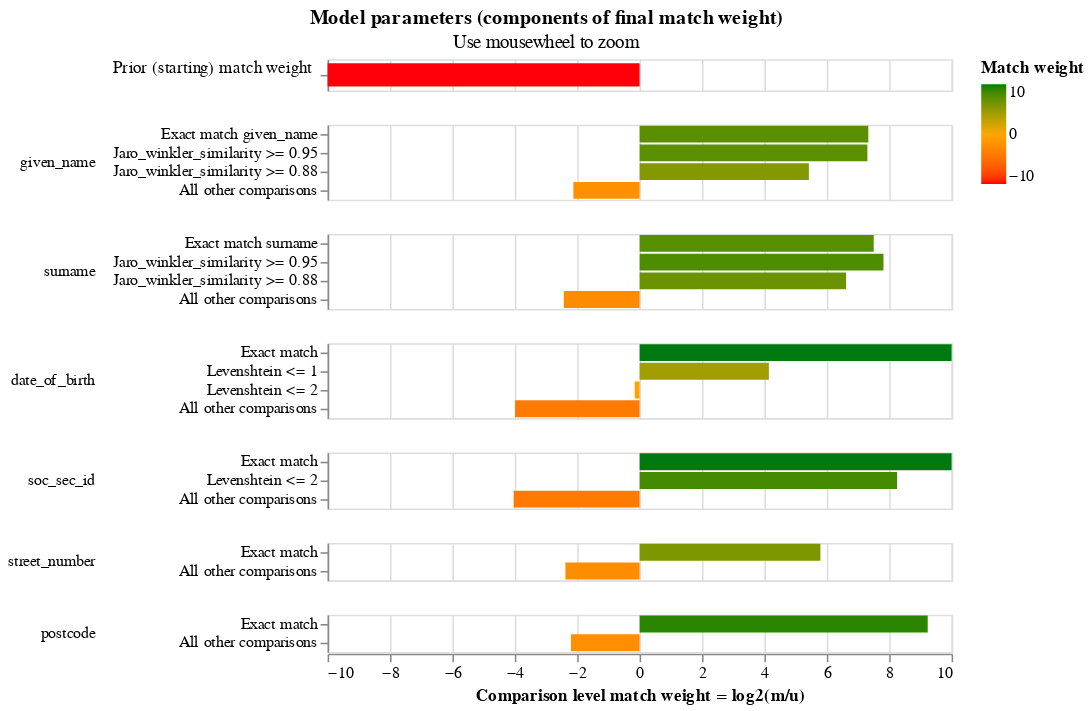

Source (notebook cell):
### Code cell
linker.match_weights_chart()

### Figure 1 — Vega-Lite specification as saved in the notebook (floating-point values rounded to 4 significant figures)
{"$schema": "https://vega.github.io/schema/vega-lite/v5.2.json", "config": {"header": {"title": null}, "mark": {"tooltip": null}, "title": {"anchor": "middle"}, "view": {"height": 60, "width": 400}}, "data": {"values": [{"bayes_factor": 0.0005268, "bayes_factor_description": "The probability that two random records drawn at random match is 0.001 or one in  1,899.3 records.This is equivalent to a starting match weight of -10.891.", "comparison_name": "probability_two_random_records_match", "comparison_sort_order": -1, "comparison_vector_value": 0, "has_tf_adjustments": false, "is_null_level": false, "label_for_charts": "", "log2_bayes_factor": -10.89, "m_probability": null, "m_probability_description": null, "max_comparison_vector_value": 0, "probability_two_random_records_match": 0.0005265, "sql_condition": null, "tf_adjustment_column": null, "tf_adjustment_weight": null, "u_probability": null, "u_probability_description": null}, {"bayes_factor": 161.0, "bayes_factor_description": "If comparison level is `exact match given_name` then comparison is 161.03 times more likely to be a match", "comparison_name": "given_name", "comparison_sort_order": 0, "comparison_vector_value": 3, "has_tf_adjustments": true, "is_null_level": false, "label_for_charts": "Exact match given_name", "log2_bayes_factor": 7.331, "m_probability": 0.5924, "m_probability_description": "Amongst matching record comparisons, 59.24% of records are in the exact match given_name comparison level", "max_comparison_vector_value": 3, "probability_two_random_records_match": 0.0005265, "sql_condition": "\"given_name_l\" = \"given_name_r\"", "tf_adjustment_column": "given_name", "tf_adjustment_weight": 1, "u_probability": 0.003679, "u_probability_description": "Amongst non-matching record comparisons, 0.37% of records are in the exact match given_name comparison level"}, {"bayes_factor": 157.7, "bayes_factor_description": "If comparison level is `jaro_winkler_similarity >= 0.95` then comparison is 157.67 times more likely to be a match", "comparison_name": "given_name", "comparison_sort_order": 0, "comparison_vector_value": 2, "has_tf_adjustments": false, "is_null_level": false, "label_for_charts": "Jaro_winkler_similarity >= 0.95", "log2_bayes_factor": 7.301, "m_probability": 0.102, "m_probability_description": "Amongst matching record comparisons, 10.20% of records are in the jaro_winkler_similarity >= 0.95 comparison level", "max_comparison_vector_value": 3, "probability_two_random_records_match": 0.0005265, "sql_condition": "jaro_winkler_similarity(\"given_name_l\", \"given_name_r\") >= 0.95", "tf_adjustment_column": null, "tf_adjustment_weight": 1, "u_probability": 0.000647, "u_probability_description": "Amongst non-matching record comparisons, 0.06% of records are in the jaro_winkler_similarity >= 0.95 comparison level"}, {"bayes_factor": 42.98, "bayes_factor_description": "If comparison level is `jaro_winkler_similarity >= 0.88` then comparison is 42.98 times more likely to be a match", "comparison_name": "given_name", "comparison_sort_order": 0, "comparison_vector_value": 1, "has_tf_adjustments": false, "is_null_level": false, "label_for_charts": "Jaro_winkler_similarity >= 0.88", "log2_bayes_factor": 5.426, "m_probability": 0.07742, "m_probability_description": "Amongst matching record comparisons, 7.74% of records are in the jaro_winkler_similarity >= 0.88 comparison level", "max_comparison_vector_value": 3, "probability_two_random_records_match": 0.0005265, "sql_condition": "jaro_winkler_similarity(\"given_name_l\", \"given_name_r\") >= 0.88", "tf_adjustment_column": null, "tf_adjustment_weight": 1, "u_probability": 0.001801, "u_probability_description": "Amongst non-matching record comparisons, 0.18% of records are in the jaro_winkler_similarity >= 0.88 comparison level"}, {"bayes_factor": 0.2296, "bayes_factor_description": "If comparison level is `all other comparisons` then comparison is  4.36 times less likely to be a match", "comparison_name": "given_name", "comparison_sort_order": 0, "comparison_vector_value": 0, "has_tf_adjustments": false, "is_null_level": false, "label_for_charts": "All other comparisons", "log2_bayes_factor": -2.123, "m_probability": 0.2282, "m_probability_description": "Amongst matching record comparisons, 22.82% of records are in the all other comparisons comparison level", "max_comparison_vector_value": 3, "probability_two_random_records_match": 0.0005265, "sql_condition": "ELSE", "tf_adjustment_column": null, "tf_adjustment_weight": 1, "u_probability": 0.9939, "u_probability_description": "Amongst non-matching record comparisons, 99.39% of records are in the all other comparisons comparison level"}, {"bayes_factor": 181.5, "bayes_factor_description": "If comparison level is `exact match surname` then comparison is 181.47 times more likely to be a match", "comparison_name": "surname", "comparison_sort_order": 1, "comparison_vector_value": 3, "has_tf_adjustments": true, "is_null_level": false, "label_for_charts": "Exact match surname", "log2_bayes_factor": 7.504, "m_probability": 0.5743, "m_probability_description": "Amongst matching record comparisons, 57.43% of records are in the exact match surname comparison level", "max_comparison_vector_value": 3, "probability_two_random_records_match": 0.0005265, "sql_condition": "\"surname_l\" = \"surname_r\"", "tf_adjustment_column": "surname", "tf_adjustment_weight": 1, "u_probability": 0.003165, "u_probability_description": "Amongst non-matching record comparisons, 0.32% of records are in the exact match surname comparison level"}, {"bayes_factor": 225.4, "bayes_factor_description": "If comparison level is `jaro_winkler_similarity >= 0.95` then comparison is 225.41 times more likely to be a match", "comparison_name": "surname", "comparison_sort_order": 1, "comparison_vector_value": 2, "has_tf_adjustments": false, "is_null_level": false, "label_for_charts": "Jaro_winkler_similarity >= 0.95", "log2_bayes_factor": 7.816, "m_probability": 0.1554, "m_probability_description": "Amongst matching record comparisons, 15.54% of records are in the jaro_winkler_similarity >= 0.95 comparison level", "max_comparison_vector_value": 3, "probability_two_random_records_match": 0.0005265, "sql_condition": "jaro_winkler_similarity(\"surname_l\", \"surname_r\") >= 0.95", "tf_adjustment_column": null, "tf_adjustment_weight": 1, "u_probability": 0.0006894, "u_probability_description": "Amongst non-matching record comparisons, 0.07% of records are in the jaro_winkler_similarity >= 0.95 comparison level"}, {"bayes_factor": 98.17, "bayes_factor_description": "If comparison level is `jaro_winkler_similarity >= 0.88` then comparison is 98.17 times more likely to be a match", "comparison_name": "surname", "comparison_sort_order": 1, "comparison_vector_value": 1, "has_tf_adjustments": false, "is_null_level": false, "label_for_charts": "Jaro_winkler_similarity >= 0.88", "log2_bayes_factor": 6.617, "m_probability": 0.08562, "m_probability_description": "Amongst matching record comparisons, 8.56% of records are in the jaro_winkler_similarity >= 0.88 comparison level", "max_comparison_vector_value": 3, "probability_two_random_records_match": 0.0005265, "sql_condition": "jaro_winkler_similarity(\"surname_l\", \"surname_r\") >= 0.88", "tf_adjustment_column": null, "tf_adjustment_weight": 1, "u_probability": 0.0008722, "u_probability_description": "Amongst non-matching record comparisons, 0.09% of records are in the jaro_winkler_similarity >= 0.88 comparison level"}, {"bayes_factor": 0.1855, "bayes_factor_description": "If comparison level is `all other comparisons` then comparison is  5.39 times less likely to be a match", "comparison_name": "surname", "comparison_sort_order": 1, "comparison_vector_value": 0, "has_tf_adjustments": false, "is_null_level": false, "label_for_charts": "All other comparisons", "log2_bayes_factor": -2.43, "m_probability": 0.1847, "m_probability_description": "Amongst matching record comparisons, 18.47% of records are in the all other comparisons comparison level", "max_comparison_vector_value": 3, "probability_two_random_records_match": 0.0005265, "sql_condition": "ELSE", "tf_adjustment_column": null, "tf_adjustment_weight": 1, "u_probability": 0.9953, "u_probability_description": "Amongst non-matching record comparisons, 99.53% of records are in the all other comparisons comparison level"}, {"bayes_factor": 1907.0, "bayes_factor_description": "If comparison level is `exact match` then comparison is 1,906.76 times more likely to be a match", "comparison_name": "date_of_birth", "comparison_sort_order": 2, "comparison_vector_value": 3, "has_tf_adjustments": false, "is_null_level": false, "label_for_charts": "Exact match", "log2_bayes_factor": 10.9, "m_probability": 0.9096, "m_probability_description": "Amongst matching record comparisons, 90.96% of records are in the exact match comparison level", "max_comparison_vector_value": 3, "probability_two_random_records_match": 0.0005265, "sql_condition": "\"date_of_birth_l\" = \"date_of_birth_r\"", "tf_adjustment_column": null, "tf_adjustment_weight": 1, "u_probability": 0.000477, "u_probability_description": "Amongst non-matching record comparisons, 0.05% of records are in the exact match comparison level"}, {"bayes_factor": 17.67, "bayes_factor_description": "If comparison level is `levenshtein <= 1` then comparison is 17.67 times more likely to be a match", "comparison_name": "date_of_birth", "comparison_sort_order": 2, "comparison_vector_value": 2, "has_tf_adjustments": false, "is_null_level": false, "label_for_charts": "Levenshtein <= 1", "log2_bayes_factor": 4.143, "m_probability": 0.01691, "m_probability_description": "Amongst matching record comparisons, 1.69% of records are in the levenshtein <= 1 comparison level", "max_comparison_vector_value": 3, "probability_two_random_records_match": 0.0005265, "sql_condition": "levenshtein(\"date_of_birth_l\", \"date_of_birth_r\") <= 1", "tf_adjustment_column": null, "tf_adjustment_weight": 1, "u_probability": 0.0009573, "u_probability_description": "Amongst non-matching record comparisons, 0.10% of records are in the levenshtein <= 1 comparison level"}, {"bayes_factor": 0.8966, "bayes_factor_description": "If comparison level is `levenshtein <= 2` then comparison is  1.12 times less likely to be a match", "comparison_name": "date_of_birth", "comparison_sort_order": 2, "comparison_vector_value": 1, "has_tf_adjustments": false, "is_null_level": false, "label_for_charts": "Levenshtein <= 2", "log2_bayes_factor": -0.1575, "m_probability": 0.01152, "m_probability_description": "Amongst matching record comparisons, 1.15% of records are in the levenshtein <= 2 comparison level", "max_comparison_vector_value": 3, "probability_two_random_records_match": 0.0005265, "sql_condition": "levenshtein(\"date_of_birth_l\", \"date_of_birth_r\") <= 2", "tf_adjustment_column": null, "tf_adjustment_weight": 1, "u_probability": 0.01285, "u_probability_description": "Amongst non-matching record comparisons, 1.28% of records are in the levenshtein <= 2 comparison level"}, {"bayes_factor": 0.06287, "bayes_factor_description": "If comparison level is `all other comparisons` then comparison is  15.90 times less likely to be a match", "comparison_name": "date_of_birth", "comparison_sort_order": 2, "comparison_vector_value": 0, "has_tf_adjustments": false, "is_null_level": false, "label_for_charts": "All other comparisons", "log2_bayes_factor": -3.991, "m_probability": 0.06198, "m_probability_description": "Amongst matching record comparisons, 6.20% of records are in the all other comparisons comparison level", "max_comparison_vector_value": 3, "probability_two_random_records_match": 0.0005265, "sql_condition": "ELSE", "tf_adjustment_column": null, "tf_adjustment_weight": 1, "u_probability": 0.9857, "u_probability_description": "Amongst non-matching record comparisons, 98.57% of records are in the all other comparisons comparison level"}, {"bayes_factor": 2079.0, "bayes_factor_description": "If comparison level is `exact match` then comparison is 2,079.30 times more likely to be a match", "comparison_name": "soc_sec_id", "comparison_sort_order": 3, "comparison_vector_value": 2, "has_tf_adjustments": false, "is_null_level": false, "label_for_charts": "Exact match", "log2_bayes_factor": 11.02, "m_probability": 0.8599, "m_probability_description": "Amongst matching record comparisons, 85.99% of records are in the exact match comparison level", "max_comparison_vector_value": 2, "probability_two_random_records_match": 0.0005265, "sql_condition": "\"soc_sec_id_l\" = \"soc_sec_id_r\"", "tf_adjustment_column": null, "tf_adjustment_weight": 1, "u_probability": 0.0004136, "u_probability_description": "Amongst non-matching record comparisons, 0.04% of records are in the exact match comparison level"}, {"bayes_factor": 305.2, "bayes_factor_description": "If comparison level is `levenshtein <= 2` then comparison is 305.23 times more likely to be a match", "comparison_name": "soc_sec_id", "comparison_sort_order": 3, "comparison_vector_value": 1, "has_tf_adjustments": false, "is_null_level": false, "label_for_charts": "Levenshtein <= 2", "log2_bayes_factor": 8.254, "m_probability": 0.07923, "m_probability_description": "Amongst matching record comparisons, 7.92% of records are in the levenshtein <= 2 comparison level", "max_comparison_vector_value": 2, "probability_two_random_records_match": 0.0005265, "sql_condition": "levenshtein(\"soc_sec_id_l\", \"soc_sec_id_r\") <= 2", "tf_adjustment_column": null, "tf_adjustment_weight": 1, "u_probability": 0.0002596, "u_probability_description": "Amongst non-matching record comparisons, 0.03% of records are in the levenshtein <= 2 comparison level"}, {"bayes_factor": 0.06091, "bayes_factor_description": "If comparison level is `all other comparisons` then comparison is  16.42 times less likely to be a match", "comparison_name": "soc_sec_id", "comparison_sort_order": 3, "comparison_vector_value": 0, "has_tf_adjustments": false, "is_null_level": false, "label_for_charts": "All other comparisons", "log2_bayes_factor": -4.037, "m_probability": 0.06087, "m_probability_description": "Amongst matching record comparisons, 6.09% of records are in the all other comparisons comparison level", "max_comparison_vector_value": 2, "probability_two_random_records_match": 0.0005265, "sql_condition": "ELSE", "tf_adjustment_column": null, "tf_adjustment_weight": 1, "u_probability": 0.9993, "u_probability_description": "Amongst non-matching record comparisons, 99.93% of records are in the all other comparisons comparison level"}, {"bayes_factor": 55.53, "bayes_factor_description": "If comparison level is `exact match` then comparison is 55.53 times more likely to be a match", "comparison_name": "street_number", "comparison_sort_order": 4, "comparison_vector_value": 1, "has_tf_adjustments": true, "is_null_level": false, "label_for_charts": "Exact match", "log2_bayes_factor": 5.795, "m_probability": 0.8104, "m_probability_description": "Amongst matching record comparisons, 81.04% of records are in the exact match comparison level", "max_comparison_vector_value": 1, "probability_two_random_records_match": 0.0005265, "sql_condition": "\"street_number_l\" = \"street_number_r\"", "tf_adjustment_column": "street_number", "tf_adjustment_weight": 1, "u_probability": 0.01459, "u_probability_description": "Amongst non-matching record comparisons, 1.46% of records are in the exact match comparison level"}, {"bayes_factor": 0.1924, "bayes_factor_description": "If comparison level is `all other comparisons` then comparison is  5.20 times less likely to be a match", "comparison_name": "street_number", "comparison_sort_order": 4, "comparison_vector_value": 0, "has_tf_adjustments": false, "is_null_level": false, "label_for_charts": "All other comparisons", "log2_bayes_factor": -2.378, "m_probability": 0.1896, "m_probability_description": "Amongst matching record comparisons, 18.96% of records are in the all other comparisons comparison level", "max_comparison_vector_value": 1, "probability_two_random_records_match": 0.0005265, "sql_condition": "ELSE", "tf_adjustment_column": null, "tf_adjustment_weight": 1, "u_probability": 0.9854, "u_probability_description": "Amongst non-matching record comparisons, 98.54% of records are in the all other comparisons comparison level"}, {"bayes_factor": 602.2, "bayes_factor_description": "If comparison level is `exact match` then comparison is 602.18 times more likely to be a match", "comparison_name": "postcode", "comparison_sort_order": 5, "comparison_vector_value": 1, "has_tf_adjustments": true, "is_null_level": false, "label_for_charts": "Exact match", "log2_bayes_factor": 9.234, "m_probability": 0.7828, "m_probability_description": "Amongst matching record comparisons, 78.28% of records are in the exact match comparison level", "max_comparison_vector_value": 1, "probability_two_random_records_match": 0.0005265, "sql_condition": "\"postcode_l\" = \"postcode_r\"", "tf_adjustment_column": "postcode", "tf_adjustment_weight": 1, "u_probability": 0.0013, "u_probability_description": "Amongst non-matching record comparisons, 0.13% of records are in the exact match comparison level"}, {"bayes_factor": 0.2175, "bayes_factor_description": "If comparison level is `all other comparisons` then comparison is  4.60 times less likely to be a match", "comparison_name": "postcode", "comparison_sort_order": 5, "comparison_vector_value": 0, "has_tf_adjustments": false, "is_null_level": false, "label_for_charts": "All other comparisons", "log2_bayes_factor": -2.201, "m_probability": 0.2172, "m_probability_description": "Amongst matching record comparisons, 21.72% of records are in the all other comparisons comparison level", "max_comparison_vector_value": 1, "probability_two_random_records_match": 0.0005265, "sql_condition": "ELSE", "tf_adjustment_column": null, "tf_adjustment_weight": 1, "u_probability": 0.9987, "u_probability_description": "Amongst non-matching record comparisons, 99.87% of records are in the all other comparisons comparison level"}]}, "resolve": {"axis": {"y": "independent"}, "scale": {"y": "independent"}}, "selection": {"zoom_selector": {"bind": "scales", "encodings": ["x"], "type": "interval"}}, "title": {"subtitle": "Use mousewheel to zoom", "text": "Model parameters (components of final match weight)"}, "vconcat": [{"encoding": {"color": {"field": "log2_bayes_factor", "scale": {"domain": [-10, 0, 10], "range": ["red", "orange", "green"]}, "title": "Match weight", "type": "quantitative"}, "tooltip": [{"field": "comparison_name", "title": "Comparison name", "type": "nominal"}, {"field": "probability_two_random_records_match", "format": ".4f", "title": "Probability two random records match", "type": "nominal"}, {"field": "log2_bayes_factor", "format": ",.4f", "title": "Equivalent match weight", "type": "quantitative"}, {"field": "bayes_factor_description", "title": "Match weight description", "type": "nominal"}], "x": {"axis": {"domain": false, "labels": false, "ticks": false, "title": ""}, "field": "log2_bayes_factor", "scale": {"domain": [-10, 10]}, "type": "quantitative"}, "y": {"axis": {"title": "Prior (starting) match weight", "titleAlign": "right", "titleAngle": 0, "titleFontWeight": "normal"}, "field": "label_for_charts", "sort": {"field": "comparison_vector_value", "order": "descending"}, "type": "nominal"}}, "height": 20, "mark": {"clip": true, "height": 15, "type": "bar"}, "selection": {"zoom_selector": {"bind": "scales", "encodings": ["x"], "type": "interval"}}, "transform": [{"filter": "(datum.comparison_name == 'probability_two_random_records_match')"}]}, {"encoding": {"color": {"field": "log2_bayes_factor", "scale": {"domain": [-10, 0, 10], "range": ["red", "orange", "green"]}, "title": "Match weight", "type": "quantitative"}, "row": {"field": "comparison_name", "header": {"labelAlign": "left", "labelAnchor": "middle", "labelAngle": 0}, "sort": {"field": "comparison_sort_order"}, "type": "nominal"}, "tooltip": [{"field": "comparison_name", "title": "Comparison name", "type": "nominal"}, {"field": "label_for_charts", "title": "Label", "type": "ordinal"}, {"field": "sql_condition", "title": "SQL condition", "type": "nominal"}, {"field": "m_probability", "format": ".4f", "title": "M probability", "type": "quantitative"}, {"field": "u_probability", "format": ".4f", "title": "U probability", "type": "quantitative"}, {"field": "bayes_factor", "format": ",.4f", "title": "Bayes factor = m/u", "type": "quantitative"}, {"field": "log2_bayes_factor", "format": ",.4f", "title": "Match weight = log2(m/u)", "type": "quantitative"}, {"field": "bayes_factor_description", "title": "Match weight description", "type": "nominal"}], "x": {"axis": {"title": "Comparison level match weight = log2(m/u)"}, "field": "log2_bayes_factor", "scale": {"domain": [-10, 10]}, "type": "quantitative"}, "y": {"axis": {"title": null}, "field": "label_for_charts", "sort": {"field": "comparison_vector_value", "order": "descending"}, "type": "nominal"}}, "height": {"step": 12}, "mark": {"clip": true, "type": "bar"}, "resolve": {"axis": {"y": "independent"}, "scale": {"y": "independent"}}, "selection": {"zoom_selector": {"bind": "scales", "encodings": ["x"], "type": "interval"}}, "transform": [{"filter": "(datum.comparison_name != 'probability_two_random_records_match')"}]}]}
